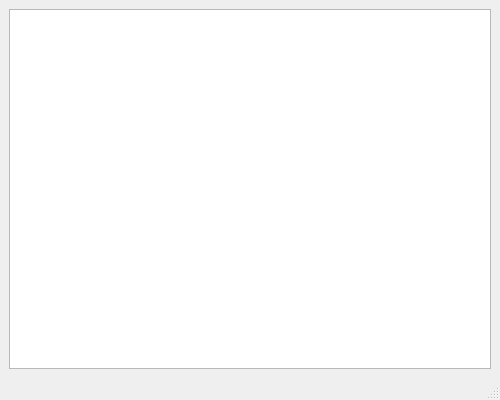
<?xml version="1.0" encoding="UTF-8"?>
<ui version="4.0">
 <class>MainWindow</class>
 <widget class="QMainWindow" name="MainWindow">
  <property name="geometry">
   <rect>
    <x>0</x>
    <y>0</y>
    <width>500</width>
    <height>400</height>
   </rect>
  </property>
  <property name="minimumSize">
   <size>
    <width>500</width>
    <height>400</height>
   </size>
  </property>
  <property name="maximumSize">
   <size>
    <width>500</width>
    <height>400</height>
   </size>
  </property>
  <property name="mouseTracking">
   <bool>false</bool>
  </property>
  <property name="windowTitle">
   <string>MainWindow</string>
  </property>
  <widget class="QWidget" name="centralwidget">
   <layout class="QVBoxLayout" name="verticalLayout_2">
    <property name="spacing">
     <number>0</number>
    </property>
    <item>
     <layout class="QGridLayout" name="gridLayout">
      <item row="0" column="0">
       <widget class="QTextEdit" name="textEdit"/>
      </item>
     </layout>
    </item>
   </layout>
  </widget>
  <widget class="QMenuBar" name="menubar">
   <property name="geometry">
    <rect>
     <x>0</x>
     <y>0</y>
     <width>500</width>
     <height>22</height>
    </rect>
   </property>
  </widget>
  <widget class="QStatusBar" name="statusbar"/>
 </widget>
 <resources/>
 <connections/>
</ui>
